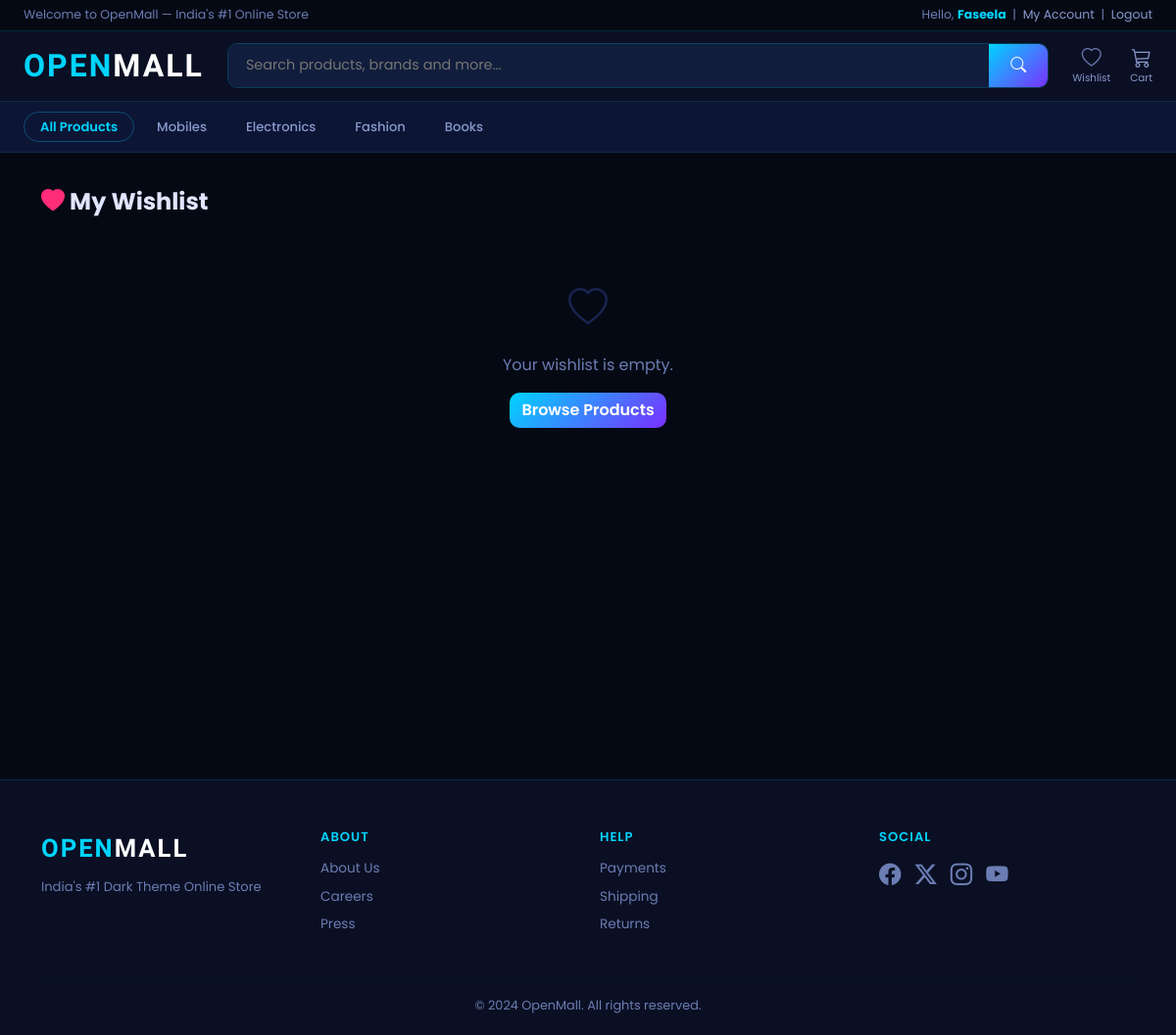
/wishlist/ (signed in), run on the app's committed database.
### store/models.py (models this page shows, shortened)
class Category(models.Model):
    name = models.CharField(max_length=200)
    slug = models.SlugField(unique=True, blank=True)
    image = models.ImageField(upload_to='categories/', blank=True)
    class Meta:
        verbose_name_plural = 'Categories'
    def get_absolute_url(self):
        return reverse('store:product_list_by_category', args=[self.slug])

### store/views.py (the view)
# urls.py: path('wishlist/', views.wishlist, name='wishlist'),
@login_required
def wishlist(request):
    from accounts.models import Wishlist
    items = Wishlist.objects.filter(user=request.user).select_related('product')
    return render(request, 'store/wishlist.html', {'items': items})

### cart/cart.py (called while the page is built)
    def __len__(self):
        return sum(item['quantity'] for item in self.cart.values())

### cart/context_processors.py (called while the page is built)
def cart(request):
    return {'cart': Cart(request)}

### store/context_processors.py (called while the page is built)
def categories_nav(request):
    return {'categories_nav': Category.objects.all()[:10]}

### templates/store/wishlist.html (shortened to what this page needs)
{% extends 'base.html' %}
{% block content %}
<div class="container mt-3">
  <h4 class="fw-bold mb-3"><i class="bi bi-heart-fill text-danger"></i> My Wishlist</h4>
  {% if items %}
  <div class="row g-3">
    {% for item in items %}
    <div class="col-md-3">
      <div class="card shadow-sm h-100">
        {% if item.product.image %}
          <img src="{{ item.product.image.url }}" class="card-img-top"
               style="height:180px;object-fit:cover;" alt="{{ item.product.name }}">
        {% else %}
          <div class="card-img-top bg-light d-flex align-items-center justify-content-center" style="height:180px;">
            <i class="bi bi-image fs-1 text-secondary"></i>
          </div>
        {% endif %}
        <div class="card-body p-2">
          <p class="fw-semibold small mb-1">{{ item.product.name }}</p>
          <p class="fw-bold text-dark mb-2">₹{{ item.product.price }}</p>
          <form method="post" action="{% url 'cart:cart_add' item.product.id %}">
            {% csrf_token %}
            <input type="hidden" name="quantity" value="1">
            <button class="btn btn-warning btn-sm w-100 mb-1">
              <i class="bi bi-cart-plus"></i> Add to Cart
            </button>
          </form>
          <a href="{% url 'store:wishlist_toggle' item.product.id %}"
             class="btn btn-outline-danger btn-sm w-100">
            <i class="bi bi-trash"></i> Remove
          </a>
        </div>
      </div>
    </div>
    {% endfor %}
  </div>
  {% else %}
  <div class="text-center py-5">
    <i class="bi bi-heart fs-1 text-muted"></i>
    <p class="text-muted mt-3">Your wishlist is empty.</p>
    <a href="{% url 'store:product_list' %}" class="btn btn-warning">Browse Products</a>
  </div>
  {% endif %}
</div>
{% endblock %}

### templates/base.html (shortened to what this page needs)
{% load static %}
<!DOCTYPE html>
<html lang="en">
<head>
  <link rel="stylesheet" href="https://cdn.jsdelivr.net/npm/bootstrap@5.3.2/dist/css/bootstrap.min.css">
  <link rel="stylesheet" href="https://cdn.jsdelivr.net/npm/bootstrap-icons@1.11.2/font/bootstrap-icons.min.css">
  <link rel="stylesheet" href="{% static 'css/style.css' %}">
</head>
<body>
<div style="background:#050914; border-bottom:1px solid rgba(0,212,255,0.15); padding:6px 24px; display:flex; justify-content:space-between; align-items:center; font-size:.78rem; font-family:'Poppins',sans-serif;">
  <span style="color:#6b7db3;">Welcome to OpenMall — India's #1 Online Store</span>
  <span style="color:#6b7db3;">
    {% if user.is_authenticated %}
      Hello, <strong style="color:#00d4ff;">{{ user.first_name|default:user.username }}</strong>
      &nbsp;|&nbsp;
      <a href="{% url 'accounts:profile' %}" style="color:#8899cc; text-decoration:none;" onmouseover="this.style.color='#00d4ff'" onmouseout="this.style.color='#8899cc'">My Account</a>
      &nbsp;|&nbsp;
      <a href="{% url 'accounts:logout' %}" style="color:#8899cc; text-decoration:none;" onmouseover="this.style.color='#ff2d78'" onmouseout="this.style.color='#8899cc'">Logout</a>
    {% endif %}
  </span>
</div>
<nav style="background:#0a0f23; border-bottom:1px solid rgba(0,212,255,0.15); padding:0 24px; height:72px; display:flex; align-items:center; gap:24px;">
  <a href="{% url 'store:home' %}" style="text-decoration:none; white-space:nowrap; font-family:'Rajdhani',sans-serif; font-size:2rem; font-weight:700; letter-spacing:2px; flex-shrink:0;">
    <span style="color:#00d4ff;">OPEN</span><span style="color:white;">MALL</span>
  </a>
  <form action="{% url 'store:search' %}" method="get"
        style="flex:1; display:flex; height:46px; border-radius:10px; overflow:hidden; border:1px solid rgba(0,212,255,0.25);">
    <input
      type="search" name="q" value="{{ request.GET.q }}"
      placeholder="Search products, brands and more..."
      style="flex:1; background:#111d3c; border:none; outline:none; color:white; padding:0 18px; font-size:.9rem; font-family:'Poppins',sans-serif;">
    <button type="submit"
      style="background:linear-gradient(135deg,#00d4ff,#7b2fff); border:none; padding:0 22px; color:white; font-size:1rem; cursor:pointer;">
      <i class="bi bi-search"></i>
    </button>
  </form>
  <div style="display:flex; align-items:center; gap:20px; flex-shrink:0;">
    <a href="{% url 'store:wishlist' %}"
       style="display:flex; flex-direction:column; align-items:center; justify-content:center; text-decoration:none; color:#8899cc; transition:color .2s; gap:6px;"
       onmouseover="this.style.color='#00d4ff'"
       onmouseout="this.style.color='#8899cc'">
      <i class="bi bi-heart" style="font-size:1.25rem; line-height:1;"></i>
      <span style="font-size:.65rem; font-family:'Poppins',sans-serif; line-height:1;">Wishlist</span>
    </a>
    <a href="{% url 'cart:cart_detail' %}"
       style="display:flex; flex-direction:column; align-items:center; justify-content:center; text-decoration:none; color:#8899cc; transition:color .2s; gap:6px; position:relative;"
       onmouseover="this.style.color='#00d4ff'"
       onmouseout="this.style.color='#8899cc'">
      <i class="bi bi-cart3" style="font-size:1.25rem; line-height:1;"></i>
      <span style="font-size:.65rem; font-family:'Poppins',sans-serif; line-height:1;">Cart</span>
    </a>
  </div>
</nav>
<nav style="background:#0d1535; border-bottom:1px solid rgba(0,212,255,0.1); padding:10px 24px; display:flex; gap:6px; overflow-x:auto; white-space:nowrap;">
  <a href="{% url 'store:product_list' %}"
     style="color:#00d4ff; text-decoration:none; font-size:.82rem; font-weight:600; padding:5px 16px; border-radius:20px; border:1px solid rgba(0,212,255,0.3); font-family:'Poppins',sans-serif; transition:all .2s;"
     onmouseover="this.style.background='rgba(0,212,255,0.1)'"
     onmouseout="this.style.background='transparent'">
    All Products
  </a>
  {% for cat in categories_nav %}
    <a href="{{ cat.get_absolute_url }}"
       style="color:#8899cc; text-decoration:none; font-size:.82rem; font-weight:500; padding:5px 16px; border-radius:20px; border:1px solid transparent; font-family:'Poppins',sans-serif; transition:all .2s;"
       onmouseover="this.style.color='#00d4ff'; this.style.borderColor='rgba(0,212,255,0.3)'; this.style.background='rgba(0,212,255,0.08)'"
       onmouseout="this.style.color='#8899cc'; this.style.borderColor='transparent'; this.style.background='transparent'">
      {{ cat.name }}
    </a>
  {% endfor %}
</nav>
<main style="background:#050914; min-height:80vh; padding:20px 0;">
  {% block content %}{% endblock %}
</main>
<footer style="background:#0a0f23; border-top:1px solid rgba(0,212,255,0.15); padding:50px 0 20px;">
  <div class="container">
    <div class="row g-4">
      <div class="col-md-3">
        <a href="{% url 'store:home' %}" style="text-decoration:none; font-family:'Rajdhani',sans-serif; font-size:1.6rem; font-weight:700; letter-spacing:2px;">
          <span style="color:#00d4ff;">OPEN</span><span style="color:white;">MALL</span>
        </a>
        <p style="color:#6b7db3; font-size:.82rem; margin-top:10px;">India's #1 Dark Theme Online Store</p>
      </div>
      <div class="col-md-3">
        <h6 style="color:#00d4ff; font-weight:600; letter-spacing:1px; font-size:.82rem; margin-bottom:14px;">ABOUT</h6>
        <ul class="list-unstyled" style="font-size:.85rem;">
          <li class="mb-2"><a href="#" style="color:#6b7db3; text-decoration:none;" onmouseover="this.style.color='#00d4ff'" onmouseout="this.style.color='#6b7db3'">About Us</a></li>
          <li class="mb-2"><a href="#" style="color:#6b7db3; text-decoration:none;" onmouseover="this.style.color='#00d4ff'" onmouseout="this.style.color='#6b7db3'">Careers</a></li>
          <li class="mb-2"><a href="#" style="color:#6b7db3; text-decoration:none;" onmouseover="this.style.color='#00d4ff'" onmouseout="this.style.color='#6b7db3'">Press</a></li>
        </ul>
      </div>
      <div class="col-md-3">
        <h6 style="color:#00d4ff; font-weight:600; letter-spacing:1px; font-size:.82rem; margin-bottom:14px;">HELP</h6>
        <ul class="list-unstyled" style="font-size:.85rem;">
          <li class="mb-2"><a href="#" style="color:#6b7db3; text-decoration:none;" onmouseover="this.style.color='#00d4ff'" onmouseout="this.style.color='#6b7db3'">Payments</a></li>
          <li class="mb-2"><a href="#" style="color:#6b7db3; text-decoration:none;" onmouseover="this.style.color='#00d4ff'" onmouseout="this.style.color='#6b7db3'">Shipping</a></li>
          <li class="mb-2"><a href="#" style="color:#6b7db3; text-decoration:none;" onmouseover="this.style.color='#00d4ff'" onmouseout="this.style.color='#6b7db3'">Returns</a></li>
        </ul>
      </div>
      <div class="col-md-3">
        <h6 style="color:#00d4ff; font-weight:600; letter-spacing:1px; font-size:.82rem; margin-bottom:14px;">SOCIAL</h6>
        <div style="display:flex; gap:14px; font-size:1.4rem;">
          <a href="#" style="color:#6b7db3; transition:color .2s;" onmouseover="this.style.color='#00d4ff'" onmouseout="this.style.color='#6b7db3'"><i class="bi bi-facebook"></i></a>
          <a href="#" style="color:#6b7db3; transition:color .2s;" onmouseover="this.style.color='#00d4ff'" onmouseout="this.style.color='#6b7db3'"><i class="bi bi-twitter-x"></i></a>
          <a href="#" style="color:#6b7db3; transition:color .2s;" onmouseover="this.style.color='#ff2d78'" onmouseout="this.style.color='#6b7db3'"><i class="bi bi-instagram"></i></a>
          <a href="#" style="color:#6b7db3; transition:color .2s;" onmouseover="this.style.color='#ff2d78'" onmouseout="this.style.color='#6b7db3'"><i class="bi bi-youtube"></i></a>
        </div>
      </div>
    </div>
    <hr style="border-color:rgba(0,212,255,0.1); margin-top:30px;">
    <p style="text-align:center; color:#6b7db3; font-size:.8rem; margin:0;">© 2024 OpenMall. All rights reserved.</p>
  </div>
</footer>
</body>
</html>

### static/css/style.css (style rules this page uses)
:root { --primary: #00d4ff; --primary-dark: #00a8cc; --secondary: #ff2d78; --accent: #7b2fff; --dark: #050914; --dark2: #0a0f23; --dark3: #0d1535; --dark4: #111d3c; --card-bg: #0d1535; --card-border: rgba(0, 212, 255, 0.15); --text: #e0e6ff; --text-muted: #6b7db3; --gradient1: linear-gradient(135deg, #00d4ff, #7b2fff); --gradient2: linear-gradient(135deg, #ff2d78, #7b2fff); --gradient3: linear-gradient(135deg, #7b2fff, #00d4ff); --glow-cyan: 0 0 20px rgba(0, 212, 255, 0.4); --glow-pink: 0 0 20px rgba(255, 45, 120, 0.4); --shadow: 0 10px 40px rgba(0, 0, 0, 0.5); --shadow-hover: 0 20px 60px rgba(0, 212, 255, 0.2); --radius: 16px; --radius-sm: 8px; }
* { margin: 0; padding: 0; box-sizing: border-box; }
body { font-family: 'Poppins', sans-serif; background: var(--dark); color: var(--text); }
main { background: var(--dark) !important; min-height: 80vh; }
.text-muted { color: #8899cc !important; opacity: 1 !important; }
.bi-heart-fill { color: var(--secondary) !important; }
.bi-heart { color: var(--text-muted); }
.btn-warning { background: var(--gradient1) !important; border: none !important; color: white !important; font-weight: 600; border-radius: 10px; transition: all .3s; }
footer { background: var(--dark2) !important; border-top: 1px solid rgba(0, 212, 255, 0.15); }
footer h6 { color: var(--primary) !important; letter-spacing: 1px; font-size: .8rem; }
footer a { color: var(--text-muted) !important; transition: color .2s; text-decoration: none; }
footer .bi { transition: color .2s; }
footer hr { border-color: rgba(0, 212, 255, 0.1) !important; }
footer p { color: var(--text-muted); }
.text-center .bi.fs-1 { color: #1a2550 !important; }
.text-muted { color: var(--text-muted) !important; }

### data on the page
Category: name "Mobiles"
Category: name "Electronics"
Category: name "Fashion"
Category: name "Books"

### other printed values
{{ user.first_name|default:user.username }} "Faseela"
